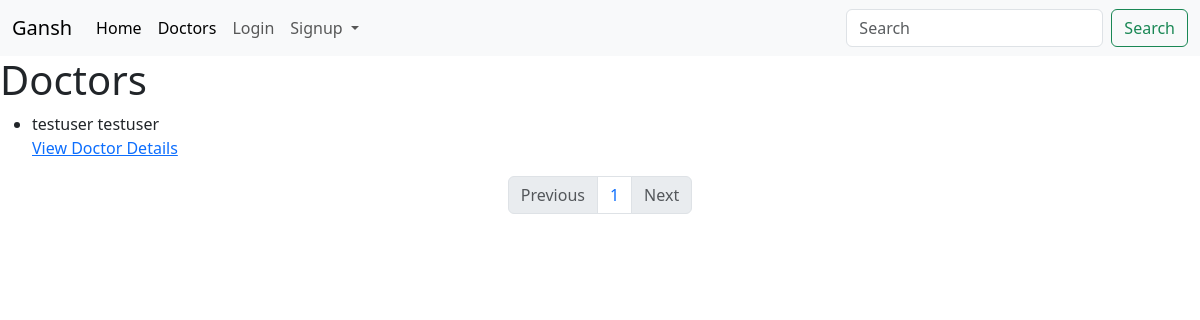
Before: /doctors with the older database file.
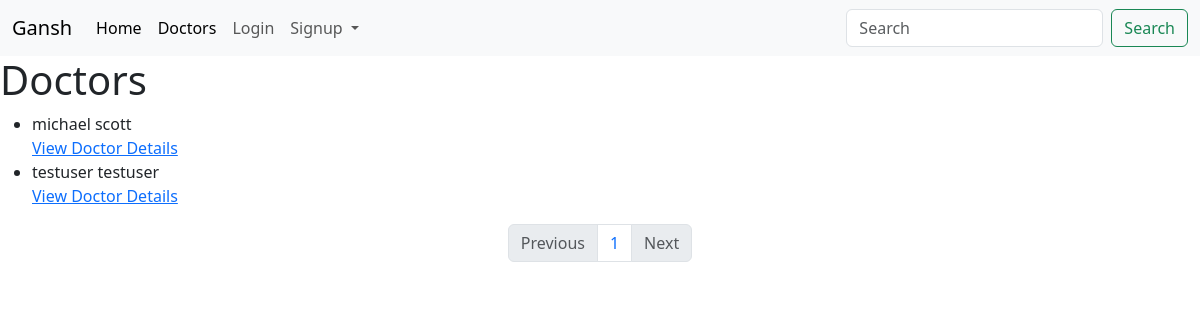
After: the same page with the newer database file.
### thesis_api/models.py (models this page shows, shortened)
class Doctor(models.Model):
    male = 'male'
    female = 'female'
    category_choices = [
        (male , 'male'), (female ,'female')
    ]
    user = models.ForeignKey(User, on_delete=models.CASCADE)
    slug = models.SlugField(null=True, blank=True)
    first_name = models.CharField(max_length=50)
    last_name = models.CharField(max_length=50)
    specialization = models.CharField(max_length=150)
    date_of_birth = models.DateField(auto_now=False, auto_now_add=False)
    language = models.CharField(max_length=50)
    gender = models.CharField(max_length=50, choices=category_choices)
    email = models.EmailField(max_length=254)

### thesis_api/views.py (the view)
# urls.py: path('doctors', views.DoctorList.as_view(), name="doctors"),
class DoctorList(APIView):
    renderer_classes = [TemplateHTMLRenderer]
    template_name = 'doctor_list.html'
    def get(self, request):
        p = Paginator(Doctor.objects.all().order_by("-id"), 2)
        page = request.GET.get('page')
        queryset = p.get_page(page)
        return Response({'doctors': queryset})

### templates/doctor_list.html
{% extends "base.html" %}
{% load rest_framework %}
{% block content %}
    <h1>Doctors</h1>
    <ul>
        {% for doctor in doctors %}
        <li>{{ doctor.first_name }} {{ doctor.last_name }}</li>
        <a href='{% url "doctor-details" doctor.slug %}'>View Doctor Details</a>
        {% endfor %}
    </ul>
    <nav aria-label="Page navigation example">
        <ul class="pagination justify-content-center"> {% if doctors.has_previous %}
          <li class="page-item"><a class="page-link" href="?page={{doctors.previous_page_number}}">Previous</a></li>
          {% else %}
          <li class="page-item disabled">
            <a class="page-link">Previous</a>
          </li>
          {% endif %}
          {% for page in doctors.paginator.page_range %}
          <li class="page-item"><a class="page-link" href="?page={{ page }}">{{ page }}</a></li>
          {% endfor %}
          {% if doctors.has_next %}
          <li class="page-item"><a class="page-link" href="?page={{doctors.next_page_number}}">Next</a></li>
          {% else %}
          <li class="page-item disabled">
            <a class="page-link">Next</a>
          </li>
          {% endif %}
        </ul>
    </nav>
{% endblock content %}

Changed rows visible on the page:
added Doctor: first_name "michael", last_name "scott"
